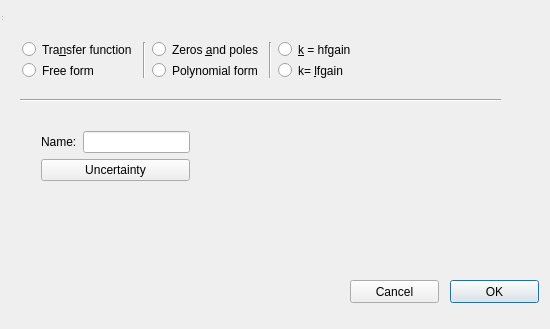
<?xml version="1.0" encoding="UTF-8"?>
<ui version="4.0">
 <class>PlantDialog</class>
 <widget class="QDialog" name="PlantDialog">
  <property name="windowModality">
   <enum>Qt::NonModal</enum>
  </property>
  <property name="geometry">
   <rect>
    <x>0</x>
    <y>0</y>
    <width>550</width>
    <height>329</height>
   </rect>
  </property>
  <property name="windowTitle">
   <string>PlantDialog</string>
  </property>
  <widget class="QWidget" name="centralWidget" native="true">
   <property name="geometry">
    <rect>
     <x>0</x>
     <y>30</y>
     <width>549</width>
     <height>284</height>
    </rect>
   </property>
   <widget class="Line" name="line_3">
    <property name="geometry">
     <rect>
      <x>20</x>
      <y>60</y>
      <width>481</width>
      <height>20</height>
     </rect>
    </property>
    <property name="orientation">
     <enum>Qt::Horizontal</enum>
    </property>
   </widget>
   <widget class="QPushButton" name="ok">
    <property name="geometry">
     <rect>
      <x>450</x>
      <y>250</y>
      <width>89</width>
      <height>23</height>
     </rect>
    </property>
    <property name="text">
     <string>OK</string>
    </property>
   </widget>
   <widget class="QPushButton" name="cancel">
    <property name="geometry">
     <rect>
      <x>350</x>
      <y>250</y>
      <width>89</width>
      <height>23</height>
     </rect>
    </property>
    <property name="text">
     <string>Cancel</string>
    </property>
   </widget>
   <widget class="QWidget" name="layoutWidget">
    <property name="geometry">
     <rect>
      <x>11</x>
      <y>1</y>
      <width>521</width>
      <height>58</height>
     </rect>
    </property>
    <layout class="QHBoxLayout" name="horizontalLayout1">
     <item>
      <layout class="QVBoxLayout" name="verticalLayout">
       <item>
        <widget class="QRadioButton" name="fT">
         <property name="text">
          <string>Tra&amp;nsfer function</string>
         </property>
        </widget>
       </item>
       <item>
        <widget class="QRadioButton" name="Formato_Libre">
         <property name="text">
          <string>Free form</string>
         </property>
        </widget>
       </item>
      </layout>
     </item>
     <item>
      <widget class="Line" name="line">
       <property name="orientation">
        <enum>Qt::Vertical</enum>
       </property>
      </widget>
     </item>
     <item>
      <layout class="QVBoxLayout" name="verticalLayout_2">
       <item>
        <widget class="QRadioButton" name="pYCe">
         <property name="text">
          <string>Zeros &amp;and poles</string>
         </property>
        </widget>
       </item>
       <item>
        <widget class="QRadioButton" name="cDPol">
         <property name="text">
          <string>Polynomial form</string>
         </property>
        </widget>
       </item>
      </layout>
     </item>
     <item>
      <widget class="Line" name="line_2">
       <property name="orientation">
        <enum>Qt::Vertical</enum>
       </property>
      </widget>
     </item>
     <item>
      <layout class="QVBoxLayout" name="verticalLayout_3">
       <item>
        <widget class="QRadioButton" name="kGa">
         <property name="text">
          <string>&amp;k = hfgain</string>
         </property>
        </widget>
       </item>
       <item>
        <widget class="QRadioButton" name="kNoGa">
         <property name="text">
          <string>k= &amp;lfgain</string>
         </property>
        </widget>
       </item>
      </layout>
     </item>
     <item>
      <spacer name="horizontalSpacer">
       <property name="orientation">
        <enum>Qt::Horizontal</enum>
       </property>
       <property name="sizeHint" stdset="0">
        <size>
         <width>40</width>
         <height>20</height>
        </size>
       </property>
      </spacer>
     </item>
    </layout>
   </widget>
   <widget class="QStackedWidget" name="agrupador">
    <property name="geometry">
     <rect>
      <x>220</x>
      <y>80</y>
      <width>311</width>
      <height>161</height>
     </rect>
    </property>
    <widget class="QWidget" name="vacia"/>
    <widget class="QWidget" name="formato_libre">
     <widget class="QWidget" name="layoutWidget1">
      <property name="geometry">
       <rect>
        <x>30</x>
        <y>20</y>
        <width>217</width>
        <height>128</height>
       </rect>
      </property>
      <layout class="QVBoxLayout" name="verticalLayout_5">
       <item>
        <layout class="QHBoxLayout" name="horizontalLayout_5">
         <item>
          <widget class="QLabel" name="label_6">
           <property name="text">
            <string>Numerator:</string>
           </property>
          </widget>
         </item>
         <item>
          <widget class="QLineEdit" name="numeFL"/>
         </item>
        </layout>
       </item>
       <item>
        <layout class="QHBoxLayout" name="horizontalLayout_6">
         <item>
          <widget class="QLabel" name="label_7">
           <property name="text">
            <string>Denominator:</string>
           </property>
          </widget>
         </item>
         <item>
          <widget class="QLineEdit" name="denoFL"/>
         </item>
        </layout>
       </item>
       <item>
        <layout class="QHBoxLayout" name="horizontalLayout_7">
         <item>
          <widget class="QLabel" name="label_8">
           <property name="text">
            <string>Gain:</string>
           </property>
          </widget>
         </item>
         <item>
          <widget class="QLineEdit" name="kFL"/>
         </item>
        </layout>
       </item>
       <item>
        <layout class="QHBoxLayout" name="horizontalLayout_8">
         <item>
          <widget class="QLabel" name="label_9">
           <property name="text">
            <string>Delay:</string>
           </property>
          </widget>
         </item>
         <item>
          <widget class="QLineEdit" name="retFL"/>
         </item>
        </layout>
       </item>
      </layout>
     </widget>
    </widget>
    <widget class="QWidget" name="CP">
     <widget class="QLabel" name="imaCP">
      <property name="geometry">
       <rect>
        <x>160</x>
        <y>90</y>
        <width>131</width>
        <height>61</height>
       </rect>
      </property>
      <property name="text">
       <string/>
      </property>
     </widget>
     <widget class="QWidget" name="layoutWidget2">
      <property name="geometry">
       <rect>
        <x>10</x>
        <y>10</y>
        <width>261</width>
        <height>64</height>
       </rect>
      </property>
      <layout class="QVBoxLayout" name="verticalLayout_6">
       <item>
        <layout class="QHBoxLayout" name="horizontalLayout">
         <item>
          <widget class="QLabel" name="label">
           <property name="text">
            <string>Numerator:</string>
           </property>
          </widget>
         </item>
         <item>
          <widget class="QLineEdit" name="numeCP"/>
         </item>
        </layout>
       </item>
       <item>
        <layout class="QHBoxLayout" name="horizontalLayout_2">
         <item>
          <widget class="QLabel" name="label_2">
           <property name="text">
            <string>Denominator:</string>
           </property>
          </widget>
         </item>
         <item>
          <widget class="QLineEdit" name="denoCP"/>
         </item>
        </layout>
       </item>
      </layout>
     </widget>
     <widget class="QWidget" name="layoutWidget3">
      <property name="geometry">
       <rect>
        <x>10</x>
        <y>80</y>
        <width>141</width>
        <height>64</height>
       </rect>
      </property>
      <layout class="QVBoxLayout" name="verticalLayout_9">
       <item>
        <layout class="QHBoxLayout" name="horizontalLayout_3">
         <item>
          <widget class="QLabel" name="label_3">
           <property name="text">
            <string>Gain:</string>
           </property>
          </widget>
         </item>
         <item>
          <widget class="QLineEdit" name="kCP"/>
         </item>
        </layout>
       </item>
       <item>
        <layout class="QHBoxLayout" name="horizontalLayout_4">
         <item>
          <widget class="QLabel" name="label_4">
           <property name="text">
            <string>Delay:</string>
           </property>
          </widget>
         </item>
         <item>
          <widget class="QLineEdit" name="retCP"/>
         </item>
        </layout>
       </item>
      </layout>
     </widget>
    </widget>
    <widget class="QWidget" name="kGa_2">
     <widget class="QWidget" name="layoutWidget_2">
      <property name="geometry">
       <rect>
        <x>10</x>
        <y>10</y>
        <width>261</width>
        <height>64</height>
       </rect>
      </property>
      <layout class="QVBoxLayout" name="verticalLayout_10">
       <item>
        <layout class="QHBoxLayout" name="horizontalLayout_13">
         <item>
          <widget class="QLabel" name="label_14">
           <property name="text">
            <string>Numerator:</string>
           </property>
          </widget>
         </item>
         <item>
          <widget class="QLineEdit" name="numeKG"/>
         </item>
        </layout>
       </item>
       <item>
        <layout class="QHBoxLayout" name="horizontalLayout_14">
         <item>
          <widget class="QLabel" name="label_15">
           <property name="text">
            <string>Denominator:</string>
           </property>
          </widget>
         </item>
         <item>
          <widget class="QLineEdit" name="denoKG"/>
         </item>
        </layout>
       </item>
      </layout>
     </widget>
     <widget class="QWidget" name="layoutWidget_3">
      <property name="geometry">
       <rect>
        <x>10</x>
        <y>80</y>
        <width>141</width>
        <height>64</height>
       </rect>
      </property>
      <layout class="QVBoxLayout" name="verticalLayout_11">
       <item>
        <layout class="QHBoxLayout" name="horizontalLayout_15">
         <item>
          <widget class="QLabel" name="label_16">
           <property name="text">
            <string>Gain:</string>
           </property>
          </widget>
         </item>
         <item>
          <widget class="QLineEdit" name="kKG"/>
         </item>
        </layout>
       </item>
       <item>
        <layout class="QHBoxLayout" name="horizontalLayout_16">
         <item>
          <widget class="QLabel" name="label_17">
           <property name="text">
            <string>Delay:</string>
           </property>
          </widget>
         </item>
         <item>
          <widget class="QLineEdit" name="retKG"/>
         </item>
        </layout>
       </item>
      </layout>
     </widget>
     <widget class="QLabel" name="imaKG">
      <property name="geometry">
       <rect>
        <x>160</x>
        <y>90</y>
        <width>131</width>
        <height>61</height>
       </rect>
      </property>
      <property name="text">
       <string/>
      </property>
     </widget>
    </widget>
    <widget class="QWidget" name="kNG">
     <widget class="QWidget" name="layoutWidget_4">
      <property name="geometry">
       <rect>
        <x>10</x>
        <y>10</y>
        <width>261</width>
        <height>64</height>
       </rect>
      </property>
      <layout class="QVBoxLayout" name="verticalLayout_12">
       <item>
        <layout class="QHBoxLayout" name="horizontalLayout_17">
         <item>
          <widget class="QLabel" name="label_18">
           <property name="text">
            <string>Numerator:</string>
           </property>
          </widget>
         </item>
         <item>
          <widget class="QLineEdit" name="numeKNG"/>
         </item>
        </layout>
       </item>
       <item>
        <layout class="QHBoxLayout" name="horizontalLayout_18">
         <item>
          <widget class="QLabel" name="label_19">
           <property name="text">
            <string>Denominator:</string>
           </property>
          </widget>
         </item>
         <item>
          <widget class="QLineEdit" name="denoKNG"/>
         </item>
        </layout>
       </item>
      </layout>
     </widget>
     <widget class="QWidget" name="layoutWidget_5">
      <property name="geometry">
       <rect>
        <x>10</x>
        <y>80</y>
        <width>141</width>
        <height>64</height>
       </rect>
      </property>
      <layout class="QVBoxLayout" name="verticalLayout_13">
       <item>
        <layout class="QHBoxLayout" name="horizontalLayout_19">
         <item>
          <widget class="QLabel" name="label_20">
           <property name="text">
            <string>Gain:</string>
           </property>
          </widget>
         </item>
         <item>
          <widget class="QLineEdit" name="kkNG"/>
         </item>
        </layout>
       </item>
       <item>
        <layout class="QHBoxLayout" name="horizontalLayout_20">
         <item>
          <widget class="QLabel" name="label_21">
           <property name="text">
            <string>Delay:</string>
           </property>
          </widget>
         </item>
         <item>
          <widget class="QLineEdit" name="retKNG"/>
         </item>
        </layout>
       </item>
      </layout>
     </widget>
     <widget class="QLabel" name="imaKNG">
      <property name="geometry">
       <rect>
        <x>160</x>
        <y>90</y>
        <width>121</width>
        <height>61</height>
       </rect>
      </property>
      <property name="text">
       <string/>
      </property>
     </widget>
    </widget>
   </widget>
   <widget class="QWidget" name="layoutWidget5">
    <property name="geometry">
     <rect>
      <x>30</x>
      <y>90</y>
      <width>171</width>
      <height>108</height>
     </rect>
    </property>
    <layout class="QVBoxLayout" name="verticalLayout_4">
     <item>
      <layout class="QHBoxLayout" name="horizontalLayout2">
       <item>
        <widget class="QLabel" name="label_5">
         <property name="text">
          <string>Name:</string>
         </property>
        </widget>
       </item>
       <item>
        <widget class="QLineEdit" name="nombre"/>
       </item>
      </layout>
     </item>
     <item>
      <widget class="QPushButton" name="Inertidumbre">
       <property name="text">
        <string>Uncertainty</string>
       </property>
      </widget>
     </item>
     <item>
      <spacer name="verticalSpacer">
       <property name="orientation">
        <enum>Qt::Vertical</enum>
       </property>
       <property name="sizeHint" stdset="0">
        <size>
         <width>20</width>
         <height>40</height>
        </size>
       </property>
      </spacer>
     </item>
    </layout>
   </widget>
  </widget>
  <widget class="QToolBar" name="mainToolBar">
   <property name="geometry">
    <rect>
     <x>0</x>
     <y>0</y>
     <width>2</width>
     <height>11</height>
    </rect>
   </property>
  </widget>
  <widget class="QStatusBar" name="statusBar">
   <property name="geometry">
    <rect>
     <x>0</x>
     <y>0</y>
     <width>3</width>
     <height>22</height>
    </rect>
   </property>
  </widget>
 </widget>
 <layoutdefault spacing="6" margin="11"/>
 <resources/>
 <connections/>
</ui>
